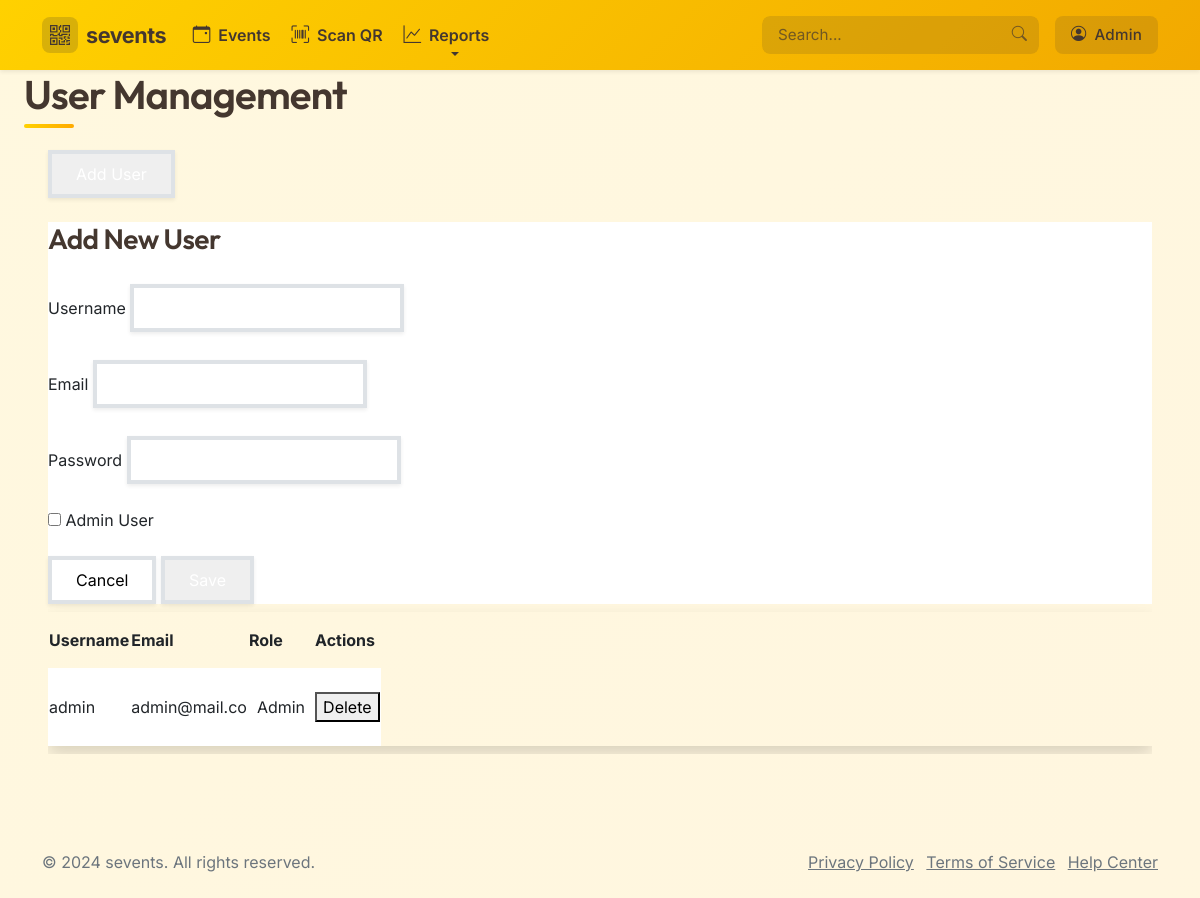
Before: /auth/users (signed in) with the older database file.
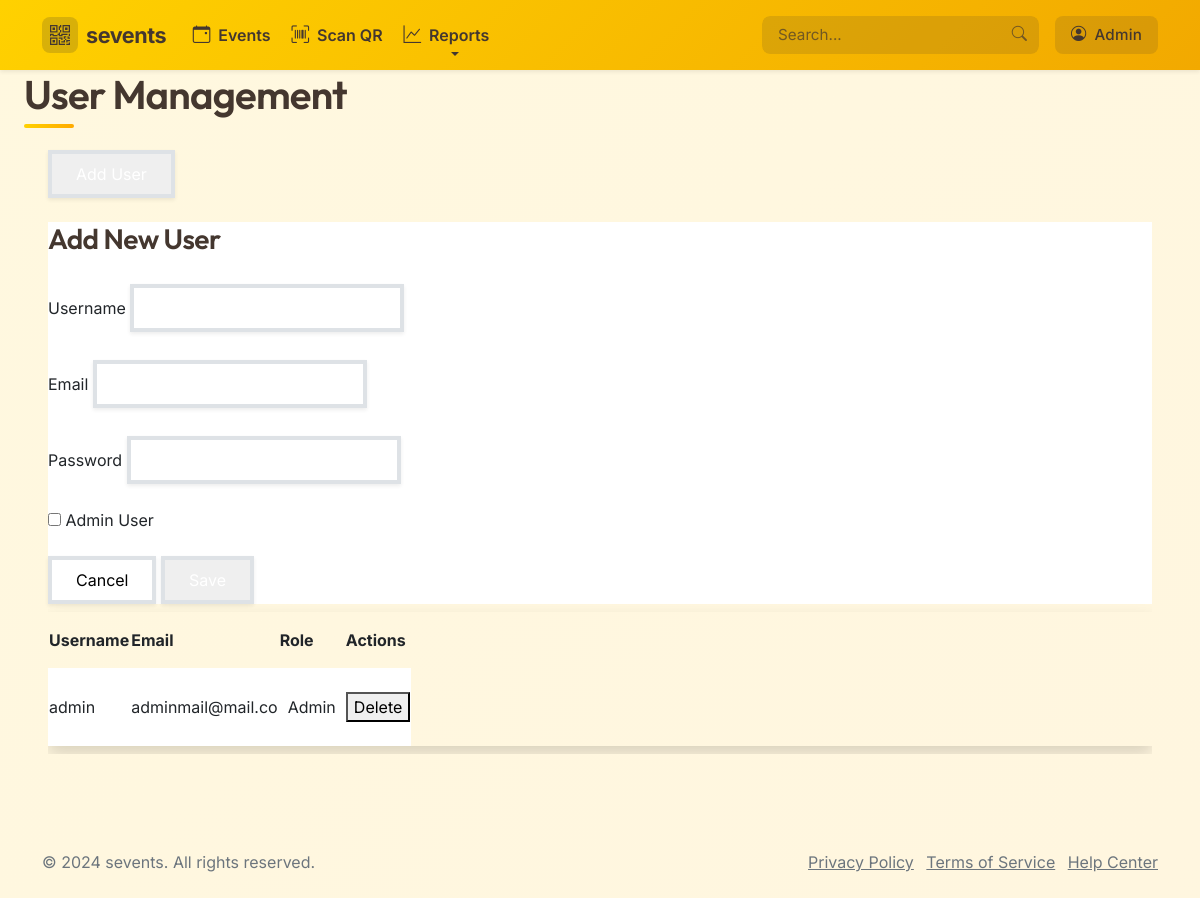
After: the same page with the newer database file.
### models.py (models this page shows, shortened)
class User(Base):
    __tablename__ = "users"
    id = Column(Integer, primary_key=True, index=True)
    username = Column(String, unique=True, index=True)
    email = Column(String, unique=True, index=True)
    hashed_password = Column(String)
    is_admin = Column(Boolean, default=False)
    created_at = Column(DateTime, default=datetime.utcnow)

### routers/auth.py (the view)
@router.get("/users", dependencies=[Depends(get_admin_user)])
async def list_users(request: Request, db: db_dependency):
    users = db.query(User).all()
    return templates.TemplateResponse("users.html", {
        "request": request,
        "users": users,
        "forms": db.query(User).all()  # For navbar
    })

### templates/users.html (shortened to what this page needs)
{% extends "base.html" %}
{% block content %}
<div class="py-10">
    <header>
        <div class="max-w-7xl mx-auto px-4 sm:px-6 lg:px-8">
            <h1 class="text-3xl font-bold leading-tight text-gray-900">
                User Management
            </h1>
        </div>
    </header>
    <main>
        <div class="max-w-7xl mx-auto sm:px-6 lg:px-8">
            <div class="px-4 py-8 sm:px-0">
                <div class="border-4 border-dashed border-gray-200 rounded-lg p-4">
                    <div class="mb-4">
                        <button id="addUserBtn" class="inline-flex items-center px-4 py-2 border border-transparent rounded-md shadow-sm text-sm font-medium text-white bg-indigo-600 hover:bg-indigo-700 focus:outline-none focus:ring-2 focus:ring-offset-2 focus:ring-indigo-500">
                        </button>
                    </div>
                    <div id="userModal" class="hidden fixed inset-0 bg-gray-500 bg-opacity-75 flex items-center justify-center">
                        <div class="bg-white rounded-lg p-8 max-w-md w-full">
                            <h3 class="text-lg font-medium text-gray-900 mb-4">Add New User</h3>
                            <form id="userForm">
                                <div class="mb-4">
                                    <label for="username" class="block text-sm font-medium text-gray-700">Username</label>
                                    <input type="text" name="username" id="username" class="mt-1 block w-full border border-gray-300 rounded-md shadow-sm py-2 px-3 focus:outline-none focus:ring-indigo-500 focus:border-indigo-500 sm:text-sm" required>
                                </div>
                                <div class="mb-4">
                                    <label for="email" class="block text-sm font-medium text-gray-700">Email</label>
                                    <input type="email" name="email" id="email" class="mt-1 block w-full border border-gray-300 rounded-md shadow-sm py-2 px-3 focus:outline-none focus:ring-indigo-500 focus:border-indigo-500 sm:text-sm" required>
                                </div>
                                <div class="mb-4">
                                    <label for="password" class="block text-sm font-medium text-gray-700">Password</label>
                                    <input type="password" name="password" id="password" class="mt-1 block w-full border border-gray-300 rounded-md shadow-sm py-2 px-3 focus:outline-none focus:ring-indigo-500 focus:border-indigo-500 sm:text-sm" required>
                                </div>
                                <div class="mb-4">
                                    <div class="flex items-center">
                                        <input type="checkbox" name="is_admin" id="is_admin" class="h-4 w-4 text-indigo-600 focus:ring-indigo-500 border-gray-300 rounded">
                                        <label for="is_admin" class="ml-2 block text-sm text-gray-900">Admin User</label>
                                    </div>
                                </div>
                                <div class="flex justify-end">
                                    <button type="button" id="cancelBtn" class="bg-white py-2 px-4 border border-gray-300 rounded-md shadow-sm text-sm font-medium text-gray-700 hover:bg-gray-50 focus:outline-none focus:ring-2 focus:ring-offset-2 focus:ring-indigo-500 mr-2">
                                        Cancel
                                    </button>
                                    <button type="submit" class="inline-flex justify-center py-2 px-4 border border-transparent shadow-sm text-sm font-medium rounded-md text-white bg-indigo-600 hover:bg-indigo-700 focus:outline-none focus:ring-2 focus:ring-offset-2 focus:ring-indigo-500">
                                    </button>
                                </div>
                            </form>
                        </div>
                    </div>
                    <div class="flex flex-col">
                        <div class="-my-2 overflow-x-auto sm:-mx-6 lg:-mx-8">
                            <div class="py-2 align-middle inline-block min-w-full sm:px-6 lg:px-8">
                                <div class="shadow overflow-hidden border-b border-gray-200 sm:rounded-lg">
                                    <table class="min-w-full divide-y divide-gray-200">
                                        <thead class="bg-gray-50">
                                            <tr>
                                                <th scope="col" class="px-6 py-3 text-left text-xs font-medium text-gray-500 uppercase tracking-wider">
                                                    Username
                                                </th>
                                                <th scope="col" class="px-6 py-3 text-left text-xs font-medium text-gray-500 uppercase tracking-wider">
                                                    Email
                                                </th>
                                                <th scope="col" class="px-6 py-3 text-left text-xs font-medium text-gray-500 uppercase tracking-wider">
                                                    Role
                                                </th>
                                                <th scope="col" class="px-6 py-3 text-left text-xs font-medium text-gray-500 uppercase tracking-wider">
                                                    Actions
                                                </th>
                                            </tr>
                                        </thead>
                                        <tbody class="bg-white divide-y divide-gray-200">
                                            {% for user in users %}
                                            <tr>
                                                <td class="px-6 py-4 whitespace-nowrap">
                                                    <div class="text-sm font-medium text-gray-900">{{ user.username }}</div>
                                                </td>
                                                <td class="px-6 py-4 whitespace-nowrap">
                                                    <div class="text-sm text-gray-900">{{ user.email }}</div>
                                                </td>
                                                <td class="px-6 py-4 whitespace-nowrap">
                                                    <span class="px-2 inline-flex text-xs leading-5 font-semibold rounded-full {{ 'bg-green-100 text-green-800' if user.is_admin else 'bg-gray-100 text-gray-800' }}">
                                                        {{ 'Admin' if user.is_admin else 'User' }}
                                                    </span>
                                                </td>
                                                <td class="px-6 py-4 whitespace-nowrap text-right text-sm font-medium">
                                                    <button class="text-red-600 hover:text-red-900 delete-user" data-id="{{ user.id }}">Delete</button>
                                                </td>
                                            </tr>
                                            {% endfor %}
                                        </tbody>
                                    </table>
                                </div>
                            </div>
                        </div>
                    </div>
                </div>
            </div>
        </div>
    </main>
</div>
{% endblock %}

### templates/base.html (shortened to what this page needs)
<!DOCTYPE html>
<html>
<head>
    <link rel="stylesheet" href="https://cdn.jsdelivr.net/npm/bootstrap-icons@1.11.3/font/bootstrap-icons.min.css">
    <link rel="stylesheet" type="text/css" href="{{url_for('static', path='/css/bootstrap.css')}}">
    <link rel="stylesheet" type="text/css" href="https://cdn.datatables.net/2.2.1/css/dataTables.dataTables.min.css">
    <link rel="stylesheet" type="text/css" href="{{url_for('static', path='/css/styles.css')}}">
</head>
<body>
    {% if not is_public_page %}
    {% include 'navbar.html' %}
    {% endif %}
    <main>
        {% block content %}{% endblock %}
    </main>
    <footer class="footer py-4 mt-5">
        <div class="container">
            <div class="row">
                <div class="col-md-6 text-center text-md-start">
                    <p class="mb-0 text-muted">© 2024 sevents. All rights reserved.</p>
                </div>
                <div class="col-md-6 text-center text-md-end">
                    <ul class="list-inline mb-0">
                        <li class="list-inline-item">
                            <a href="#" class="text-muted">Privacy Policy</a>
                        </li>
                        <li class="list-inline-item">
                            <a href="#" class="text-muted">Terms of Service</a>
                        </li>
                        <li class="list-inline-item">
                            <a href="#" class="text-muted">Help Center</a>
                        </li>
                    </ul>
                </div>
            </div>
        </div>
    </footer>
</body>
</html>

### templates/navbar.html (shortened to what this page needs)
<nav class="navbar navbar-expand-lg navbar-dark shadow-sm">
  <div class="container">
    <a class="navbar-brand d-flex align-items-center" href="/form">
      <span class="brand-logo me-2">
        <i class="bi bi-qr-code"></i>
      </span>
      <span class="brand-text">sevents</span>
    </a>
    <div class="collapse navbar-collapse" id="navbarSupportedContent">
      <ul class="navbar-nav me-auto mb-2 mb-lg-0">
        <li class="nav-item">
          <a class="nav-link d-flex align-items-center" href="/form">
            <i class="bi bi-calendar-event me-2"></i> Events
          </a>
        </li>
        <li class="nav-item">
          <a class="nav-link d-flex align-items-center" href="/qr/scan-real">
            <i class="bi bi-upc-scan me-2"></i> Scan QR
          </a>
        </li>
        <li class="nav-item dropdown">
          <a class="nav-link dropdown-toggle d-flex align-items-center" href="#" id="reportsDropdown" role="button"
             data-bs-toggle="dropdown" aria-expanded="false">
            <i class="bi bi-graph-up me-2"></i> Reports
          </a>
        </li>
      </ul>
      <form class="d-flex me-3">
        <div class="search-box">
          <input class="form-control" type="search" placeholder="Search..." aria-label="Search">
          <button class="btn btn-search" type="submit">
            <i class="bi bi-search"></i>
          </button>
        </div>
      </form>
      <div class="dropdown">
        <a class="btn btn-user dropdown-toggle d-flex align-items-center" href="#" role="button" id="userDropdown"
           data-bs-toggle="dropdown" aria-expanded="false">
          <i class="bi bi-person-circle me-2"></i> Admin
        </a>
      </div>
    </div>
  </div>
</nav>

### templates/base.html (style rules this page uses)
:root { --primary-color: #FFD100; --secondary-color: #F2A900; --accent-color: #FFAA00; --light-color: #FFFAEB; --dark-color: #44372F; --neutral-color: #FFF5D6; --success-color: #4caf50; --warning-color: #ff9e00; --danger-color: #f72585; --info-color: #0096c7; --font-main: 'Inter', -apple-system, BlinkMacSystemFont, "Segoe UI", Roboto, "Helvetica Neue", Arial, sans-serif; --font-headings: 'Outfit', -apple-system, BlinkMacSystemFont, "Segoe UI", Roboto, "Helvetica Neue", Arial, sans-serif; }
body { font-family: var(--font-main); background-color: var(--light-color); background-image: linear-gradient(135deg, rgba(255, 209, 0, 0.05) 0%, rgba(255, 170, 0, 0.05) 100%); background-attachment: fixed; min-height: 100vh; display: flex; flex-direction: column; }
main { flex: 1 0 auto; }
h1, h2, h3, h4, h5, h6 { font-family: var(--font-headings); font-weight: 600; color: var(--dark-color); letter-spacing: -0.02em; }
.btn { font-weight: 500; padding: 0.5rem 1.25rem; border-radius: 8px; border: none; transition: all 0.2s ease; }
.form-control { border-radius: 8px; padding: 0.75rem 1rem; border: 1px solid var(--neutral-color); transition: all 0.2s ease; }

### templates/navbar.html (style rules this page uses)
:root { --primary-color: #FFD100; --secondary-color: #F2A900; --accent-color: #FFAA00; --light-color: #FFFAEB; --dark-color: #44372F; --neutral-color: #FFF5D6; }
.navbar { background: linear-gradient(135deg, #FFD100, #F2A900) !important; padding: 0.75rem 0; color: var(--dark-color); }
.navbar-dark .navbar-nav .nav-link { color: var(--dark-color); }
.brand-logo { display: flex; align-items: center; justify-content: center; width: 36px; height: 36px; background-color: rgba(68, 55, 47, 0.2); border-radius: 8px; color: var(--dark-color); }
.brand-logo i { font-size: 1.25rem; }
.brand-text { font-weight: 700; font-size: 1.35rem; letter-spacing: -0.02em; color: var(--dark-color); }
.navbar-nav .nav-link { padding: 0.5rem 1rem; margin: 0 0.15rem; border-radius: 8px; transition: all 0.2s ease; color: var(--dark-color); }
.nav-link i { font-size: 1.1rem; }
.search-box { position: relative; border-radius: 8px; overflow: hidden; }
.search-box .form-control { border: none; padding: 0.5rem 1rem; padding-right: 42px; background-color: rgba(68, 55, 47, 0.15); border-radius: 8px; color: var(--dark-color); }
.search-box .form-control::placeholder { color: rgba(68, 55, 47, 0.7); }
.btn-search { position: absolute; top: 0; right: 0; height: 100%; border: none; background: transparent; color: rgba(68, 55, 47, 0.7); padding: 0 12px; }
.btn-user { background-color: rgba(68, 55, 47, 0.15); color: var(--dark-color); border-radius: 8px; padding: 0.5rem 1rem; border: none; }

Changed rows visible on the page:
changed User "admin": email "admin@mail.co" → "adminmail@mail.co"
